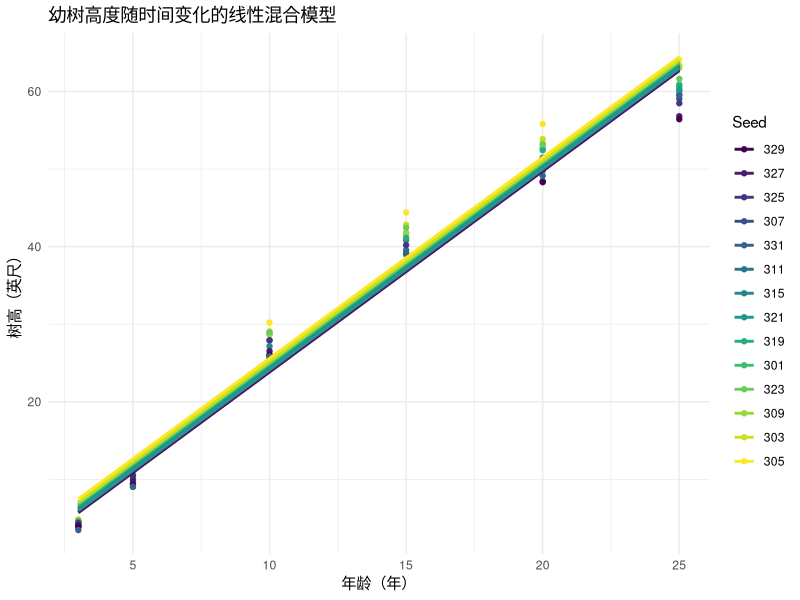

Reproduce this figure in R.
# 加载必要包
library(nlme)
library(ggplot2)

# 查看数据结构
data(Loblolly)
str(Loblolly)

# 确保 Seed 是因子类型（代表家系/样地）
Loblolly$Seed <- as.factor(Loblolly$Seed)

### （1）以 age 为固定效应，Seed 为随机效应，构建线性混合模型
model_lme <- lme(height ~ age, 
                 random = ~ 1 | Seed, 
                 data = Loblolly)

# 查看模型摘要
summary(model_lme)

### （2）分析固定效应显著性和生长趋势

# 固定效应部分（age 的系数）
fixef(model_lme)

# 检验 age 是否显著影响 height
anova(model_lme)

# 可视化拟合效果
ggplot(Loblolly, aes(x = age, y = height, group = Seed, color = Seed)) +
  geom_point() +
  geom_line(aes(y = predict(model_lme)), size = 1) +
  labs(title = "幼树高度随时间变化的线性混合模型",
       x = "年龄（年）", y = "树高（英尺）") +
  theme_minimal()

### （3）解释固定与随机效应（输出随机效应的估计）

# 随机效应（家系差异）
ranef(model_lme)

# 可选：查看方差组成
VarCorr(model_lme)
